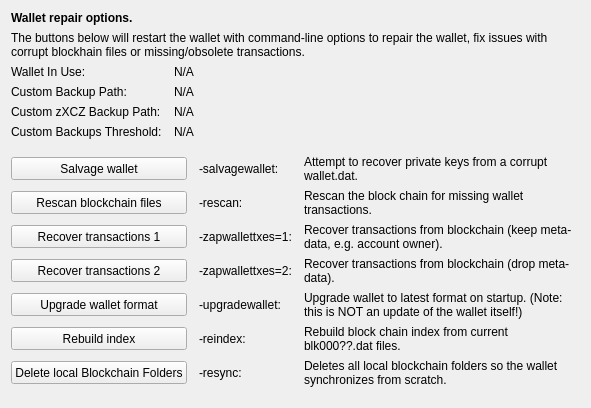
     <widget class="QWidget" name="tab_repair">
      <attribute name="title">
       <string>&amp;Wallet Repair</string>
      </attribute>
      <layout class="QGridLayout" name="gridLayout_4" columnstretch="0,0,0,0">
       <property name="horizontalSpacing">
        <number>12</number>
       </property>
       <item row="0" column="0" colspan="4">
        <widget class="QLabel" name="label_repair_header">
         <property name="font">
          <font>
           <weight>75</weight>
           <bold>true</bold>
          </font>
         </property>
         <property name="text">
          <string>Wallet repair options.</string>
         </property>
        </widget>
       </item>
       <item row="1" column="0" colspan="4">
        <widget class="QLabel" name="label_repair_helptext">
         <property name="font">
          <font>
           <weight>50</weight>
           <bold>false</bold>
          </font>
         </property>
         <property name="text">
          <string>The buttons below will restart the wallet with command-line options to repair the wallet, fix issues with corrupt blockhain files or missing/obsolete transactions.</string>
         </property>
         <property name="wordWrap">
          <bool>true</bool>
         </property>
        </widget>
       </item>
       <item row="2" column="0">
        <widget class="QLabel" name="wallet_path_label">
         <property name="text">
          <string>Wallet In Use:</string>
         </property>
        </widget>
       </item>
       <item row="2" column="1" colspan="3">
        <widget class="QLabel" name="wallet_path">
         <property name="cursor">
          <cursorShape>IBeamCursor</cursorShape>
         </property>
         <property name="text">
          <string>N/A</string>
         </property>
         <property name="textFormat">
          <enum>Qt::PlainText</enum>
         </property>
         <property name="textInteractionFlags">
          <set>Qt::LinksAccessibleByMouse|Qt::TextSelectableByKeyboard|Qt::TextSelectableByMouse</set>
         </property>
        </widget>
       </item>
       <item row="3" column="0">
        <widget class="QLabel" name="wallet_custombackuppath_label">
         <property name="visible">
          <bool>false</bool>
         </property>
         <property name="text">
          <string>Custom Backup Path:</string>
         </property>
        </widget>
       </item>
       <item row="3" column="1" colspan="3">
        <widget class="QLabel" name="wallet_custombackuppath">
         <property name="cursor">
          <cursorShape>IBeamCursor</cursorShape>
         </property>
         <property name="visible">
          <bool>false</bool>
         </property>
         <property name="text">
          <string>N/A</string>
         </property>
         <property name="textFormat">
          <enum>Qt::PlainText</enum>
         </property>
         <property name="textInteractionFlags">
          <set>Qt::LinksAccessibleByMouse|Qt::TextSelectableByKeyboard|Qt::TextSelectableByMouse</set>
         </property>
        </widget>
       </item>
       <item row="4" column="0">
        <widget class="QLabel" name="wallet_customzxczbackuppath_label">
         <property name="visible">
          <bool>false</bool>
         </property>
         <property name="text">
          <string>Custom zXCZ Backup Path:</string>
         </property>
        </widget>
       </item>
       <item row="4" column="1" colspan="3">
        <widget class="QLabel" name="wallet_customzxczbackuppath">
         <property name="cursor">
          <cursorShape>IBeamCursor</cursorShape>
         </property>
         <property name="visible">
          <bool>false</bool>
         </property>
         <property name="text">
          <string>N/A</string>
         </property>
         <property name="textFormat">
          <enum>Qt::PlainText</enum>
         </property>
         <property name="textInteractionFlags">
          <set>Qt::LinksAccessibleByMouse|Qt::TextSelectableByKeyboard|Qt::TextSelectableByMouse</set>
         </property>
        </widget>
       </item>
       <item row="5" column="0">
        <widget class="QLabel" name="wallet_custombackupthreshold_label">
         <property name="visible">
          <bool>false</bool>
         </property>
         <property name="text">
          <string>Custom Backups Threshold:</string>
         </property>
        </widget>
       </item>
       <item row="5" column="1" colspan="3">
        <widget class="QLabel" name="wallet_custombackupthreshold">
         <property name="cursor">
          <cursorShape>IBeamCursor</cursorShape>
         </property>
         <property name="visible">
          <bool>false</bool>
         </property>
         <property name="text">
          <string>N/A</string>
         </property>
         <property name="textFormat">
          <enum>Qt::PlainText</enum>
         </property>
         <property name="textInteractionFlags">
          <set>Qt::LinksAccessibleByMouse|Qt::TextSelectableByKeyboard|Qt::TextSelectableByMouse</set>
         </property>
        </widget>
       </item>
       <item row="6" column="0">
        <spacer name="verticalSpacer_repair1">
         <property name="orientation">
          <enum>Qt::Vertical</enum>
         </property>
         <property name="sizeHint" stdset="0">
          <size>
           <width>10</width>
           <height>10</height>
          </size>
         </property>
        </spacer>
       </item>
       <item row="7" column="0" colspan="2">
        <widget class="QPushButton" name="btn_salvagewallet">
         <property name="minimumSize">
          <size>
           <width>100</width>
           <height>23</height>
          </size>
         </property>
         <property name="text">
          <string>Salvage wallet</string>
         </property>
        </widget>
       </item>
       <item row="7" column="2">
        <widget class="QLabel" name="label_repair_salvage_command">
         <property name="text">
          <string notr="true">-salvagewallet:</string>
         </property>
        </widget>
       </item>
       <item row="7" column="3">
        <widget class="QLabel" name="label_repair_salvage">
         <property name="text">
          <string>Attempt to recover private keys from a corrupt wallet.dat.</string>
         </property>
         <property name="wordWrap">
          <bool>true</bool>
         </property>
        </widget>
       </item>
       <item row="8" column="0" colspan="2">
        <widget class="QPushButton" name="btn_rescan">
         <property name="minimumSize">
          <size>
           <width>100</width>
           <height>23</height>
          </size>
         </property>
         <property name="text">
          <string>Rescan blockchain files</string>
         </property>
        </widget>
       </item>
       <item row="8" column="2">
        <widget class="QLabel" name="label_repair_rescan_command">
         <property name="text">
          <string notr="true">-rescan:</string>
         </property>
        </widget>
       </item>
       <item row="8" column="3">
        <widget class="QLabel" name="label_repair_rescan">
         <property name="text">
          <string>Rescan the block chain for missing wallet transactions.</string>
         </property>
         <property name="wordWrap">
          <bool>true</bool>
         </property>
        </widget>
       </item>
       <item row="9" column="0" colspan="2">
        <widget class="QPushButton" name="btn_zapwallettxes1">
         <property name="minimumSize">
          <size>
           <width>100</width>
           <height>23</height>
          </size>
         </property>
         <property name="text">
          <string>Recover transactions 1</string>
         </property>
        </widget>
       </item>
       <item row="9" column="2">
        <widget class="QLabel" name="label_repair_zap1_command">
         <property name="text">
          <string notr="true">-zapwallettxes=1:</string>
         </property>
        </widget>
       </item>
       <item row="9" column="3">
        <widget class="QLabel" name="label_repair_zap1">
         <property name="text">
          <string>Recover transactions from blockchain (keep meta-data, e.g. account owner).</string>
         </property>
         <property name="wordWrap">
          <bool>true</bool>
         </property>
        </widget>
       </item>
       <item row="10" column="0" colspan="2">
        <widget class="QPushButton" name="btn_zapwallettxes2">
         <property name="minimumSize">
          <size>
           <width>100</width>
           <height>23</height>
          </size>
         </property>
         <property name="text">
          <string>Recover transactions 2</string>
         </property>
        </widget>
       </item>
       <item row="10" column="2">
        <widget class="QLabel" name="label_repair_zap2_command">
         <property name="text">
          <string notr="true">-zapwallettxes=2:</string>
         </property>
        </widget>
       </item>
       <item row="10" column="3">
        <widget class="QLabel" name="label_repair_zap2">
         <property name="text">
          <string>Recover transactions from blockchain (drop meta-data).</string>
         </property>
         <property name="wordWrap">
          <bool>true</bool>
         </property>
        </widget>
       </item>
       <item row="11" column="0" colspan="2">
        <widget class="QPushButton" name="btn_upgradewallet">
         <property name="minimumSize">
          <size>
           <width>100</width>
           <height>23</height>
          </size>
         </property>
         <property name="text">
          <string>Upgrade wallet format</string>
         </property>
        </widget>
       </item>
       <item row="11" column="2">
        <widget class="QLabel" name="label_repair_upgrade_command">
         <property name="text">
          <string notr="true">-upgradewallet:</string>
         </property>
        </widget>
       </item>
       <item row="11" column="3">
        <widget class="QLabel" name="label_repair_upgrade">
         <property name="text">
          <string>Upgrade wallet to latest format on startup. (Note: this is NOT an update of the wallet itself!)</string>
         </property>
         <property name="wordWrap">
          <bool>true</bool>
         </property>
        </widget>
       </item>
       <item row="12" column="0" colspan="2">
        <widget class="QPushButton" name="btn_reindex">
         <property name="minimumSize">
          <size>
           <width>100</width>
           <height>23</height>
          </size>
         </property>
         <property name="text">
          <string>Rebuild index</string>
         </property>
        </widget>
       </item>
       <item row="12" column="2">
        <widget class="QLabel" name="label_repair_reindex_command">
         <property name="text">
          <string notr="true">-reindex:</string>
         </property>
        </widget>
       </item>
       <item row="12" column="3">
        <widget class="QLabel" name="label_repair_reindex">
         <property name="text">
          <string>Rebuild block chain index from current blk000??.dat files.</string>
         </property>
         <property name="wordWrap">
          <bool>true</bool>
         </property>
        </widget>
       </item>
       <item row="13" column="0" colspan="2">
        <widget class="QPushButton" name="btn_resync">
         <property name="minimumSize">
          <size>
           <width>100</width>
           <height>23</height>
          </size>
         </property>
         <property name="text">
          <string>Delete local Blockchain Folders</string>
         </property>
        </widget>
       </item>
       <item row="13" column="2">
        <widget class="QLabel" name="label_repair_resync_command">
         <property name="text">
          <string>-resync:</string>
         </property>
        </widget>
       </item>
       <item row="13" column="3">
        <widget class="QLabel" name="label_repair_resync">
         <property name="text">
          <string>Deletes all local blockchain folders so the wallet synchronizes from scratch.</string>
         </property>
         <property name="wordWrap">
          <bool>true</bool>
         </property>
        </widget>
       </item>
       <item row="14" column="0">
        <spacer name="verticalSpacer_repair2">
         <property name="orientation">
          <enum>Qt::Vertical</enum>
         </property>
         <property name="sizeHint" stdset="0">
          <size>
           <width>20</width>
           <height>10</height>
          </size>
         </property>
        </spacer>
       </item>
      </layout>
     </widget>
